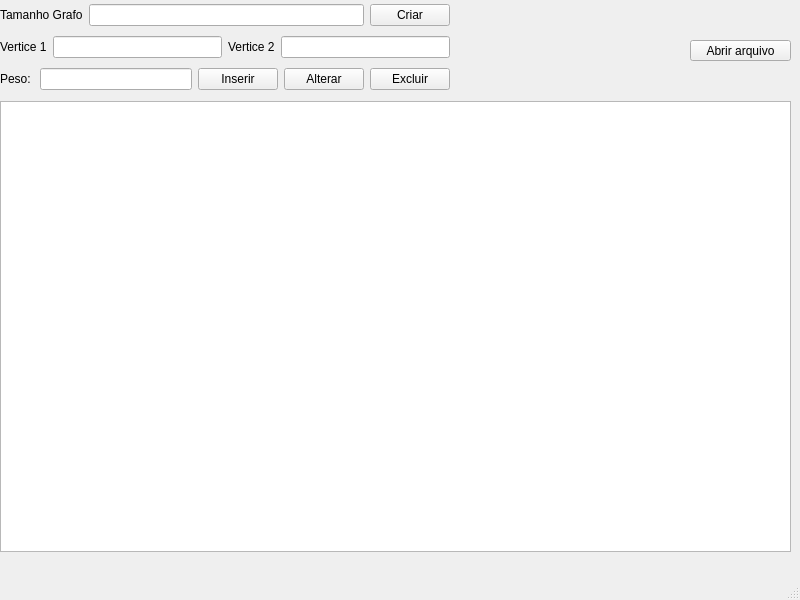
<?xml version="1.0" encoding="UTF-8"?>
<ui version="4.0">
 <class>MainWindow</class>
 <widget class="QMainWindow" name="MainWindow">
  <property name="geometry">
   <rect>
    <x>0</x>
    <y>0</y>
    <width>800</width>
    <height>600</height>
   </rect>
  </property>
  <property name="windowTitle">
   <string>Atividade 16</string>
  </property>
  <widget class="QWidget" name="centralwidget">
   <widget class="QGraphicsView" name="graphicsView">
    <property name="geometry">
     <rect>
      <x>0</x>
      <y>101</y>
      <width>791</width>
      <height>451</height>
     </rect>
    </property>
   </widget>
   <widget class="QWidget" name="layoutWidget">
    <property name="geometry">
     <rect>
      <x>0</x>
      <y>0</y>
      <width>450</width>
      <height>95</height>
     </rect>
    </property>
    <layout class="QGridLayout" name="gridLayout">
     <item row="0" column="0" colspan="3">
      <layout class="QHBoxLayout" name="horizontalLayout">
       <item>
        <widget class="QLabel" name="label">
         <property name="text">
          <string>Tamanho Grafo</string>
         </property>
        </widget>
       </item>
       <item>
        <widget class="QLineEdit" name="lineEdit_tamanho_grafo"/>
       </item>
       <item>
        <widget class="QPushButton" name="pushButton_criar">
         <property name="text">
          <string>Criar</string>
         </property>
        </widget>
       </item>
      </layout>
     </item>
     <item row="1" column="0" colspan="3">
      <layout class="QHBoxLayout" name="horizontalLayout_2">
       <item>
        <widget class="QLabel" name="label_2">
         <property name="text">
          <string>Vertice 1</string>
         </property>
        </widget>
       </item>
       <item>
        <widget class="QLineEdit" name="lineEdit_vertice1"/>
       </item>
       <item>
        <widget class="QLabel" name="label_3">
         <property name="text">
          <string>Vertice 2</string>
         </property>
        </widget>
       </item>
       <item>
        <widget class="QLineEdit" name="lineEdit_vertice2"/>
       </item>
      </layout>
     </item>
     <item row="2" column="0">
      <widget class="QLabel" name="label_4">
       <property name="text">
        <string>Peso: </string>
       </property>
      </widget>
     </item>
     <item row="2" column="1">
      <widget class="QLineEdit" name="lineEdit_peso"/>
     </item>
     <item row="2" column="2">
      <layout class="QHBoxLayout" name="horizontalLayout_3">
       <item>
        <widget class="QPushButton" name="pushButton_inserir">
         <property name="text">
          <string>Inserir</string>
         </property>
        </widget>
       </item>
       <item>
        <widget class="QPushButton" name="pushButton_alterar">
         <property name="text">
          <string>Alterar</string>
         </property>
        </widget>
       </item>
       <item>
        <widget class="QPushButton" name="pushButton_excluir">
         <property name="text">
          <string>Excluir</string>
         </property>
        </widget>
       </item>
      </layout>
     </item>
    </layout>
   </widget>
   <widget class="QPushButton" name="pushButton_abrir_arquivo">
    <property name="geometry">
     <rect>
      <x>690</x>
      <y>40</y>
      <width>101</width>
      <height>21</height>
     </rect>
    </property>
    <property name="text">
     <string>Abrir arquivo</string>
    </property>
   </widget>
  </widget>
  <widget class="QMenuBar" name="menubar">
   <property name="geometry">
    <rect>
     <x>0</x>
     <y>0</y>
     <width>800</width>
     <height>22</height>
    </rect>
   </property>
  </widget>
  <widget class="QStatusBar" name="statusbar"/>
 </widget>
 <resources/>
 <connections/>
</ui>
